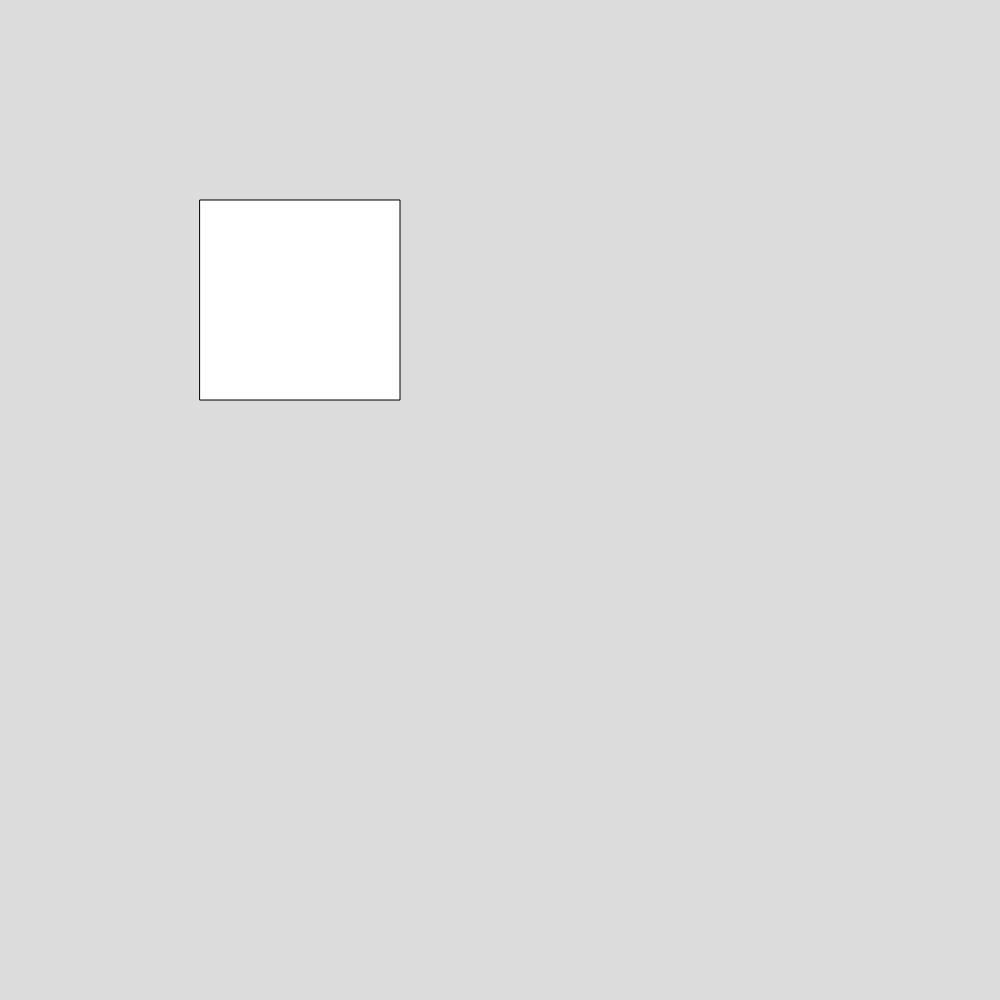
Frame 1 (no input)
Frame 60 (no input): identical to frame 1, image omitted
Frame 120 (the mouse pressed at the canvas centre since frame 60): identical to frame 1, image omitted

The p5.js sketch that drew this single still picture (run headless with seeded random() and noise() and a simulated clock; from frame 60 on, the mouse is pressed at the canvas centre):

// p5.js sketch
// ── sketch.js
let grid;
let rows = 20;
let cols = 20;
let player
let state = 'menu'

function setup() {
  if (windowWidth > windowHeight) {
    createCanvas(windowHeight, windowHeight);
  }
  else {
    createCanvas(windowWidth, windowWidth);
  }
  grid = createRandom2dArray(cols, rows);
}

function draw() {
  background(220);
  menu();
  if (state === 'gamestart')
  displayGrid(grid, rows, cols);
}

function windowResized() {
  if (windowWidth > windowHeight) {
    createCanvas(windowHeight, windowHeight);
  }
  else {
    createCanvas(windowWidth, windowWidth);
  }
}

function keyTyped() {
  if (key === "r") {
    grid = createRandom2dArray(cols, rows);
  }
  if (key === "c") {
    grid = createEmptyGrid();
  }
  if (key === " ") {
    update();
  }
}

function mousePressed() {
  let cellSize = width/cols;

  let xCoord = floor(mouseX / cellSize);
  let yCoord = floor(mouseY / cellSize);
  
  if (grid[yCoord][xCoord] === 1) {
    grid[yCoord][xCoord] = 0;
  }
  else {
    grid[yCoord][xCoord] = 1;
  }
}

function createEmptyGrid() {
  let emptyGrid = [];
  for (let x = 0; x < cols; x++) {
    emptyGrid.push([]);
    for (let y = 0; y < rows; y++) {
      emptyGrid[x].push(0);
    }
  }
  return emptyGrid;
}

// function update() {
//   let nextTurn = createEmptyGrid();

//   for (let x = 0; x < cols; x++) {
//     for (let y = 0; y < rows; y++) {
//       let neighbors = 0;

//       //loop around the neighbor spots...
//       for (let i = -1; i <= 1; i++) {
//         for (let j = -1; j <= 1; j++) {
//           //deal with edge cases
//           if (x+i >= 0 && x+i < cols && y+j >= 0 && y+j < rows) {
//             neighbors += grid[y+j][x+i];
//           }
//         }
//       }
//       //don't count self as a neighbor
//       neighbors -= grid[y][x];

//       //apply rules!
//       if (grid[y][x] === 1) { //currently alive
//         if (neighbors === 2 || neighbors === 3) {
//           nextTurn[y][x] = 1;
//         }
//         else {
//           nextTurn[y][x] = 0;
//         }
//       }

//       if (grid[y][x] === 0) { //currently dead
//         if (neighbors === 3) {
//           nextTurn[y][x] = 1;
//         }
//         else {
//           nextTurn[y][x] = 0;
//         }
//       }
//     }
//   }
//   grid = nextTurn;
// }

function displayGrid(grid, rows, cols) {
  let cellSize = width / cols;
  for (let y = 0; y < rows; y++) {
    for (let x = 0; x < cols; x++) {
      if (grid[y][x] === 0) {
        fill(255);
      }
      else {
        fill(0);
      }
      rect(x*cellSize, y*cellSize, cellSize, cellSize);
    }
  }
}

function createRandom2dArray(cols, rows) {
  let randomGrid = [];
  for (let x = 0; x < cols; x++) {
    randomGrid.push([]);
    for (let y = 0; y < rows; y++) {
      if (random(100) < 50) {
        randomGrid[x].push(1);
      }
      else {
        randomGrid[x].push(0);
      }
    }
  }
  return randomGrid;
}

function playerMove(){
  if (state === 'gamestart'){
    
    if (key === 'w'){
      if (grid[y][x] === 0){
        y + cellSize
      }
    }
  }
}

function menu(){
  if (state === 'menu'){
    rect(200,200,200,200);
  }
}
